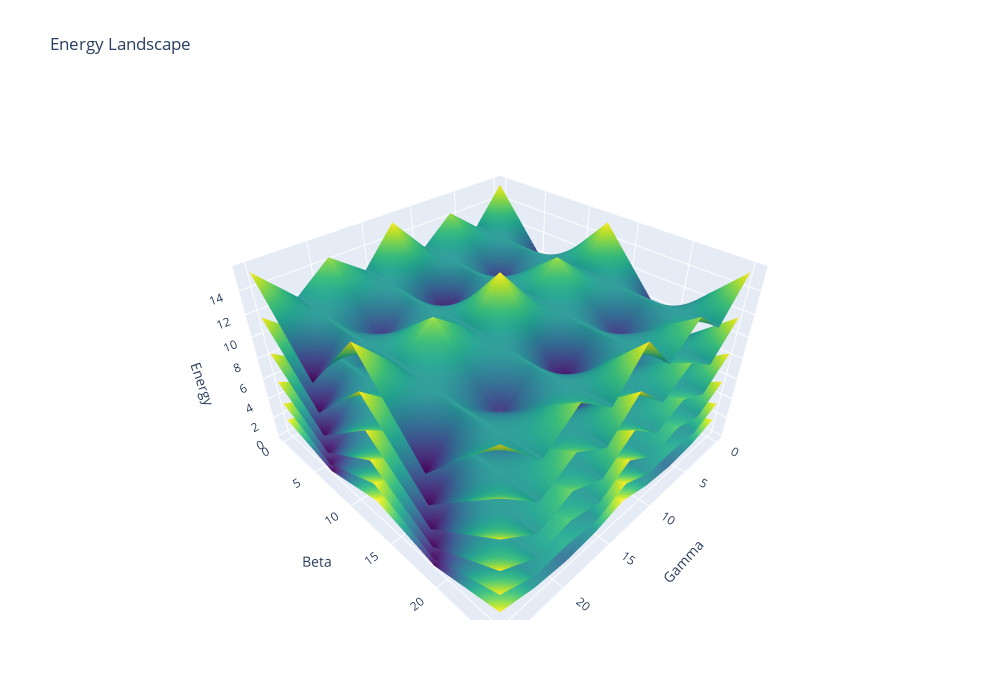

Write notebook code for a chart like this one.
### Code cell
fig = go.Figure(data=[go.Surface(x=renders[4][0], y=renders[4][1], z=renders[4][2], opacity=1, showscale=False, colorscale='Viridis'),
                      go.Surface(x=renders[6][0], y=renders[6][1], z=renders[6][2], opacity=1, showscale=False, colorscale='Viridis'),
                     go.Surface(x=renders[8][0], y=renders[8][1], z=renders[8][2], opacity=1, showscale=False, colorscale='Viridis'),
                      go.Surface(x=renders[10][0], y=renders[10][1], z=renders[10][2], opacity=1, showscale=False, colorscale='Viridis'),
                      go.Surface(x=renders[12][0], y=renders[12][1], z=renders[12][2], opacity=1, showscale=False, colorscale='Viridis'),
                     go.Surface(x=renders[14][0], y=renders[14][1], z=renders[14][2], opacity=1, showscale=False, colorscale='Viridis')])

fig.update_layout(title='Energy Landscape',
                   autosize=False,
                  width=1000, height=700,
                 scene = dict(
                    xaxis_title='Gamma',
                    yaxis_title='Beta',
                    zaxis_title='Energy'))
fig.show()
